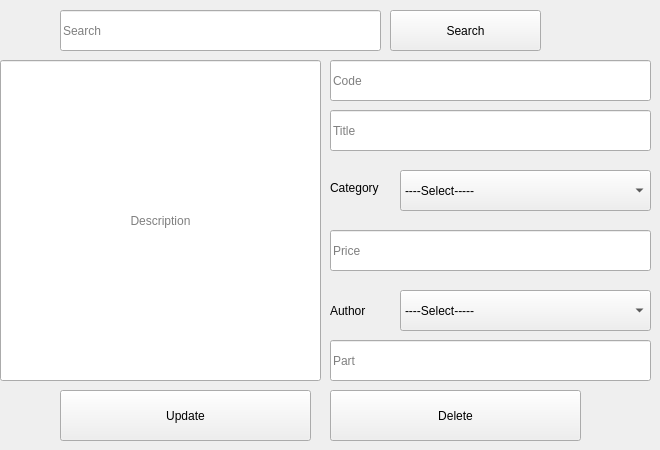
      <widget class="QWidget" name="tab_10">
       <attribute name="title">
        <string>Update book</string>
       </attribute>
       <widget class="QLabel" name="label_3">
        <property name="geometry">
         <rect>
          <x>330</x>
          <y>180</y>
          <width>49</width>
          <height>16</height>
         </rect>
        </property>
        <property name="text">
         <string>Category</string>
        </property>
       </widget>
       <widget class="QLineEdit" name="lineEdit_9">
        <property name="geometry">
         <rect>
          <x>330</x>
          <y>110</y>
          <width>321</width>
          <height>41</height>
         </rect>
        </property>
        <property name="text">
         <string/>
        </property>
        <property name="placeholderText">
         <string>Title</string>
        </property>
       </widget>
       <widget class="QPushButton" name="pushButton_10">
        <property name="geometry">
         <rect>
          <x>60</x>
          <y>390</y>
          <width>251</width>
          <height>51</height>
         </rect>
        </property>
        <property name="text">
         <string>Update</string>
        </property>
       </widget>
       <widget class="QLineEdit" name="lineEdit_10">
        <property name="geometry">
         <rect>
          <x>330</x>
          <y>230</y>
          <width>321</width>
          <height>41</height>
         </rect>
        </property>
        <property name="text">
         <string/>
        </property>
        <property name="placeholderText">
         <string>Price</string>
        </property>
       </widget>
       <widget class="QLineEdit" name="lineEdit_11">
        <property name="geometry">
         <rect>
          <x>330</x>
          <y>340</y>
          <width>321</width>
          <height>41</height>
         </rect>
        </property>
        <property name="text">
         <string/>
        </property>
        <property name="placeholderText">
         <string>Part</string>
        </property>
       </widget>
       <widget class="QLineEdit" name="lineEdit_12">
        <property name="geometry">
         <rect>
          <x>0</x>
          <y>60</y>
          <width>321</width>
          <height>321</height>
         </rect>
        </property>
        <property name="alignment">
         <set>Qt::AlignCenter</set>
        </property>
        <property name="placeholderText">
         <string>Description</string>
        </property>
       </widget>
       <widget class="QComboBox" name="comboBox_4">
        <property name="geometry">
         <rect>
          <x>400</x>
          <y>170</y>
          <width>251</width>
          <height>41</height>
         </rect>
        </property>
        <item>
         <property name="text">
          <string>----Select-----</string>
         </property>
        </item>
       </widget>
       <widget class="QLineEdit" name="lineEdit_13">
        <property name="geometry">
         <rect>
          <x>330</x>
          <y>60</y>
          <width>321</width>
          <height>41</height>
         </rect>
        </property>
        <property name="text">
         <string/>
        </property>
        <property name="placeholderText">
         <string>Code</string>
        </property>
       </widget>
       <widget class="QPushButton" name="pushButton_11">
        <property name="geometry">
         <rect>
          <x>330</x>
          <y>390</y>
          <width>251</width>
          <height>51</height>
         </rect>
        </property>
        <property name="text">
         <string>Delete</string>
        </property>
       </widget>
       <widget class="QPushButton" name="pushButton_12">
        <property name="geometry">
         <rect>
          <x>390</x>
          <y>10</y>
          <width>151</width>
          <height>41</height>
         </rect>
        </property>
        <property name="text">
         <string>Search</string>
        </property>
       </widget>
       <widget class="QLineEdit" name="lineEdit_14">
        <property name="geometry">
         <rect>
          <x>60</x>
          <y>10</y>
          <width>321</width>
          <height>41</height>
         </rect>
        </property>
        <property name="text">
         <string/>
        </property>
        <property name="placeholderText">
         <string>Search</string>
        </property>
       </widget>
       <widget class="QComboBox" name="comboBox_14">
        <property name="geometry">
         <rect>
          <x>400</x>
          <y>290</y>
          <width>251</width>
          <height>41</height>
         </rect>
        </property>
        <item>
         <property name="text">
          <string>----Select-----</string>
         </property>
        </item>
       </widget>
       <widget class="QLabel" name="label_19">
        <property name="geometry">
         <rect>
          <x>330</x>
          <y>300</y>
          <width>61</width>
          <height>21</height>
         </rect>
        </property>
        <property name="text">
         <string>Author</string>
        </property>
       </widget>
      </widget>
